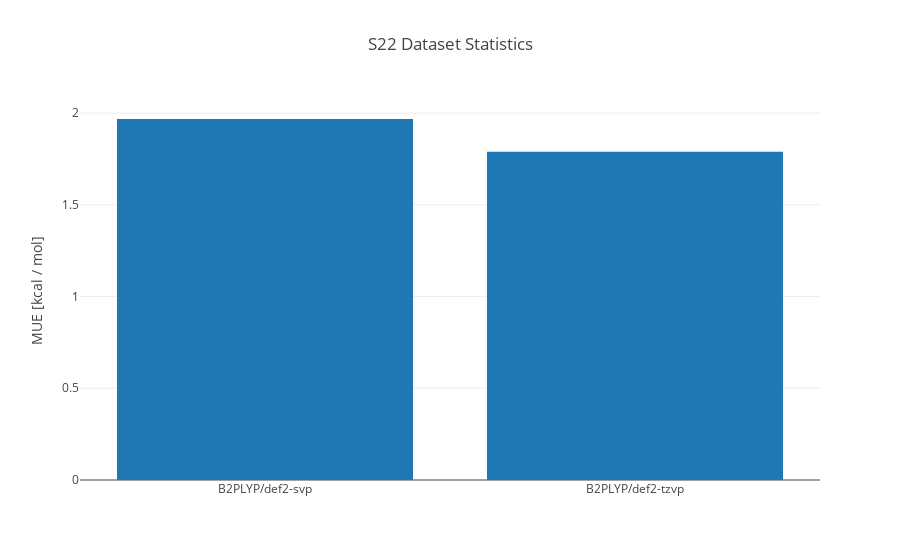

Here is the notebook cell this chart was saved with:
### Markdown cell above
## Stastistics and Visualization

Visual statics and plotting can be generated by the ``visualize`` command:

### Code cell
ds.visualize(method="B2PLYP", basis=["def2-svp", "def2-tzvp"], bench="S220")

### Figure 1 — Plotly figure (JSON) as saved in the notebook; plotly's stock layout.template omitted (floating-point values rounded to 4 significant figures)
{"data": [{"name": "Stats", "type": "bar", "uid": "036f2591-15ff-434a-8677-05053b001476", "x": ["B2PLYP/def2-svp", "B2PLYP/def2-tzvp"], "y": [1.968, 1.79]}], "layout": {"title": {"text": "S22 Dataset Statistics"}, "yaxis": {"title": {"text": "MUE [kcal / mol]"}}}}
